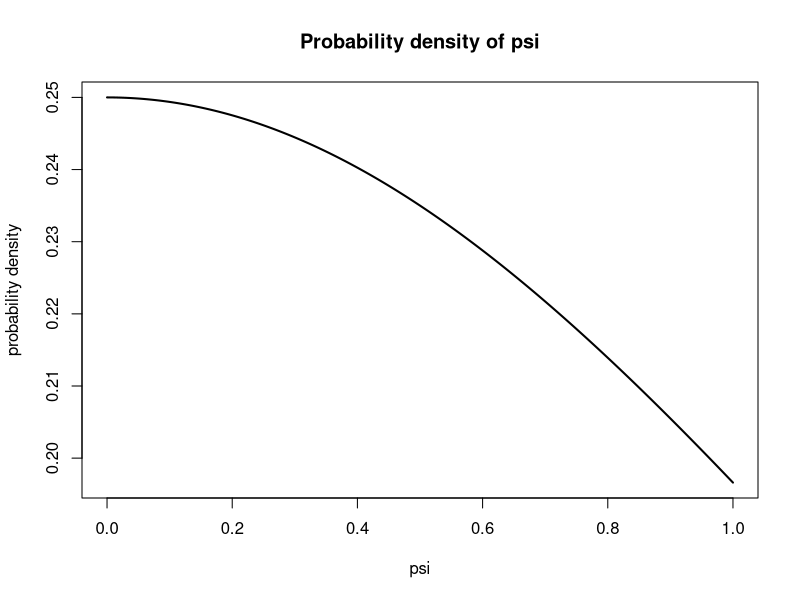
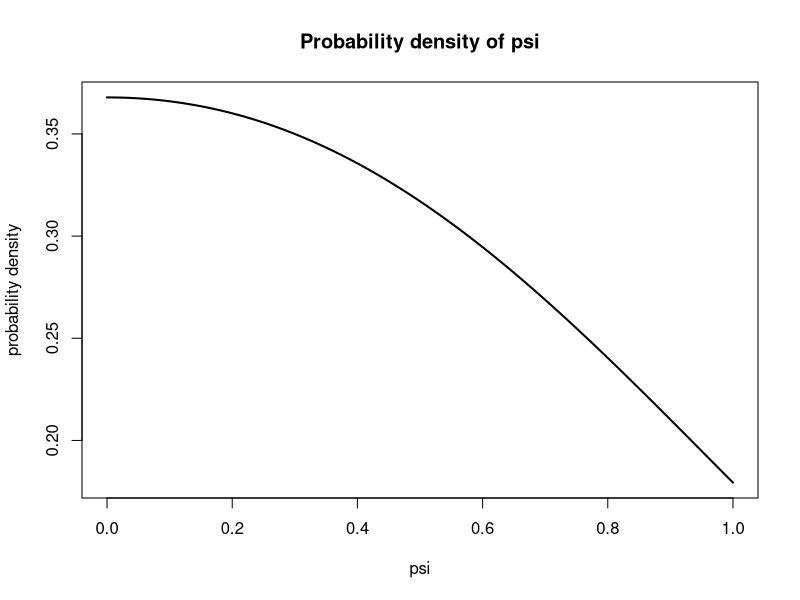

Generate these figures, in order, with R:
## ---- chunk 1
# plot for the case a=b=1
a=1
b=1
psi <- seq(0,1,length=1000)
p_psi <- (1/beta(a,b)) * exp(a*psi) / ((1+exp(psi))^(a+b))
# make plot
plot(psi, p_psi,
     type='l', lwd=2, # line
     # ylim = c(0,0.3),
     main='Probability density of psi',
     xlab='psi',
     ylab='probability density')

## ---- chunk 2
# plot for the case a=b=1
a=1
b=1
psi <- seq(0,1,length=1000)
p_psi_2 <- (b^a/gamma(a)) * exp( a*psi - b*exp(psi) )
# make plot
plot(psi, p_psi_2,
     type='l', lwd=2, # line
     # ylim = c(0,0.3),
     main='Probability density of psi',
     xlab='psi',
     ylab='probability density')

